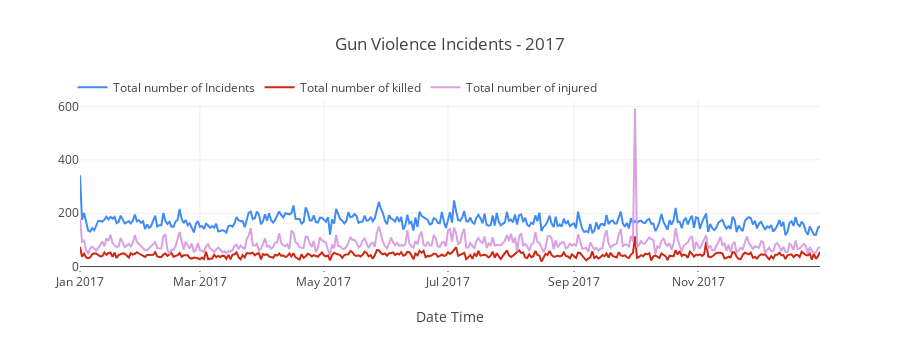

Here is the notebook cell this chart was saved with:
### Code cell
temp = df[df['year'] == 2017].groupby('date').agg({'state': 'count', 'n_killed': 'sum', 'n_injured': 'sum'}).reset_index().rename(columns = {'state': 'incidents'})
temp17_max = temp.nlargest(10, 'incidents')
trace1 = go.Scatter(x = temp.date, y = temp.incidents, name = 'Total number of Incidents', 
                    mode = 'lines', marker = dict(color = '#418bf4'))
trace2 = go.Scatter(x = temp.date, y = temp.n_killed, name = 'Total number of killed', 
                    mode = 'lines', marker = dict(color = '#ce2812'))
trace3 = go.Scatter(x = temp.date, y = temp.n_injured, name = 'Total number of injured', 
                    mode = 'lines', marker = dict(color = '#daa1e2'))
layout = dict(height = 350, title = 'Gun Violence Incidents - 2017', 
              legend = dict(orientation = "h", x = -.01, y = 1.16), xaxis = dict(title='Date Time', ticklen = 1))
fig = go.Figure(data = [trace1, trace2, trace3], layout = layout)
iplot(fig)

### Figure 1 — Plotly figure (JSON) as saved in the notebook; plotly's stock layout.template omitted (floating-point values rounded to 4 significant figures; data arrays with more than 128 entries replaced by an {"elided": "..."} marker saying what was removed)
{"data": [{"marker": {"color": "#418bf4"}, "mode": "lines", "name": "Total number of Incidents", "type": "scatter", "uid": "01c95619-e9a1-43ed-b428-a6c89c11be10", "x": {"elided": "364 str values"}, "y": {"elided": "364 int values"}}, {"marker": {"color": "#ce2812"}, "mode": "lines", "name": "Total number of killed", "type": "scatter", "uid": "7ac1333a-e35a-40d3-8ae9-081376d28f33", "x": {"elided": "364 str values"}, "y": {"elided": "364 int values"}}, {"marker": {"color": "#daa1e2"}, "mode": "lines", "name": "Total number of injured", "type": "scatter", "uid": "a66f37d5-1766-4258-a0ea-7017ac154e07", "x": {"elided": "364 str values"}, "y": {"elided": "364 int values"}}], "layout": {"height": 350, "legend": {"orientation": "h", "x": -0.01, "y": 1.16}, "title": "Gun Violence Incidents - 2017", "xaxis": {"ticklen": 1, "title": "Date Time"}}}
